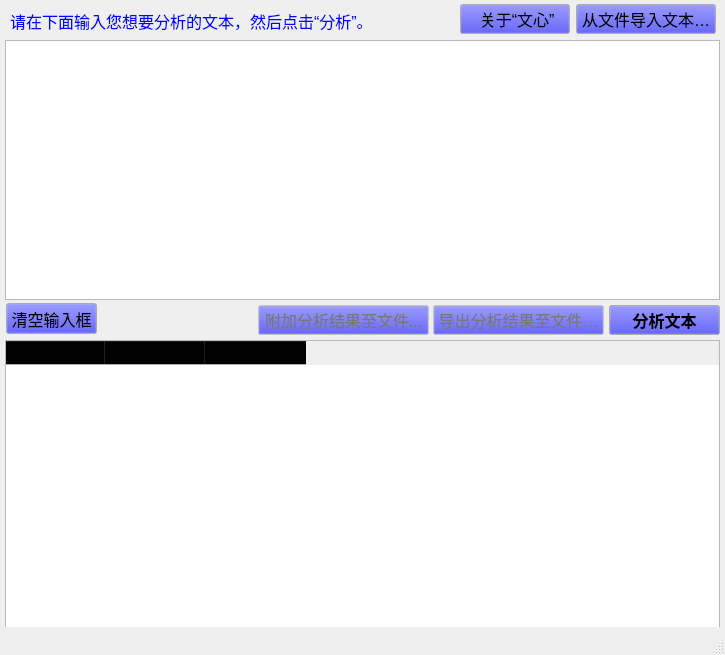
<?xml version="1.0" encoding="UTF-8"?>
<ui version="4.0">
 <class>MainWindow</class>
 <widget class="QMainWindow" name="MainWindow">
  <property name="windowModality">
   <enum>Qt::NonModal</enum>
  </property>
  <property name="geometry">
   <rect>
    <x>0</x>
    <y>0</y>
    <width>725</width>
    <height>655</height>
   </rect>
  </property>
  <property name="sizePolicy">
   <sizepolicy hsizetype="Fixed" vsizetype="Fixed">
    <horstretch>0</horstretch>
    <verstretch>0</verstretch>
   </sizepolicy>
  </property>
  <property name="minimumSize">
   <size>
    <width>725</width>
    <height>655</height>
   </size>
  </property>
  <property name="maximumSize">
   <size>
    <width>725</width>
    <height>655</height>
   </size>
  </property>
  <property name="palette">
   <palette>
    <active>
     <colorrole role="WindowText">
      <brush brushstyle="SolidPattern">
       <color alpha="255">
        <red>0</red>
        <green>0</green>
        <blue>255</blue>
       </color>
      </brush>
     </colorrole>
     <colorrole role="Button">
      <brush brushstyle="SolidPattern">
       <color alpha="255">
        <red>0</red>
        <green>0</green>
        <blue>255</blue>
       </color>
      </brush>
     </colorrole>
     <colorrole role="Light">
      <brush brushstyle="SolidPattern">
       <color alpha="255">
        <red>0</red>
        <green>0</green>
        <blue>0</blue>
       </color>
      </brush>
     </colorrole>
     <colorrole role="Midlight">
      <brush brushstyle="SolidPattern">
       <color alpha="255">
        <red>255</red>
        <green>0</green>
        <blue>127</blue>
       </color>
      </brush>
     </colorrole>
     <colorrole role="ButtonText">
      <brush brushstyle="SolidPattern">
       <color alpha="255">
        <red>0</red>
        <green>0</green>
        <blue>0</blue>
       </color>
      </brush>
     </colorrole>
    </active>
    <inactive>
     <colorrole role="WindowText">
      <brush brushstyle="SolidPattern">
       <color alpha="255">
        <red>0</red>
        <green>0</green>
        <blue>255</blue>
       </color>
      </brush>
     </colorrole>
     <colorrole role="Button">
      <brush brushstyle="SolidPattern">
       <color alpha="255">
        <red>0</red>
        <green>0</green>
        <blue>255</blue>
       </color>
      </brush>
     </colorrole>
     <colorrole role="Light">
      <brush brushstyle="SolidPattern">
       <color alpha="255">
        <red>0</red>
        <green>0</green>
        <blue>0</blue>
       </color>
      </brush>
     </colorrole>
     <colorrole role="Midlight">
      <brush brushstyle="SolidPattern">
       <color alpha="255">
        <red>255</red>
        <green>0</green>
        <blue>127</blue>
       </color>
      </brush>
     </colorrole>
     <colorrole role="ButtonText">
      <brush brushstyle="SolidPattern">
       <color alpha="255">
        <red>0</red>
        <green>0</green>
        <blue>0</blue>
       </color>
      </brush>
     </colorrole>
    </inactive>
    <disabled>
     <colorrole role="WindowText">
      <brush brushstyle="SolidPattern">
       <color alpha="255">
        <red>120</red>
        <green>120</green>
        <blue>120</blue>
       </color>
      </brush>
     </colorrole>
     <colorrole role="Button">
      <brush brushstyle="SolidPattern">
       <color alpha="255">
        <red>0</red>
        <green>0</green>
        <blue>255</blue>
       </color>
      </brush>
     </colorrole>
     <colorrole role="Light">
      <brush brushstyle="SolidPattern">
       <color alpha="255">
        <red>0</red>
        <green>0</green>
        <blue>0</blue>
       </color>
      </brush>
     </colorrole>
     <colorrole role="Midlight">
      <brush brushstyle="SolidPattern">
       <color alpha="255">
        <red>255</red>
        <green>0</green>
        <blue>127</blue>
       </color>
      </brush>
     </colorrole>
     <colorrole role="ButtonText">
      <brush brushstyle="SolidPattern">
       <color alpha="255">
        <red>120</red>
        <green>120</green>
        <blue>120</blue>
       </color>
      </brush>
     </colorrole>
    </disabled>
   </palette>
  </property>
  <property name="font">
   <font>
    <family>微软雅黑</family>
    <pointsize>12</pointsize>
    <weight>50</weight>
    <bold>false</bold>
   </font>
  </property>
  <property name="contextMenuPolicy">
   <enum>Qt::ActionsContextMenu</enum>
  </property>
  <property name="windowTitle">
   <string>“文心”中文心理分析系统 v0.1</string>
  </property>
  <property name="windowIcon">
   <iconset>
    <normaloff>image/logo-t.png</normaloff>image/logo-t.png</iconset>
  </property>
  <widget class="QWidget" name="centralwidget">
   <widget class="QTextEdit" name="textEdit">
    <property name="geometry">
     <rect>
      <x>5</x>
      <y>40</y>
      <width>715</width>
      <height>260</height>
     </rect>
    </property>
    <property name="palette">
     <palette>
      <active>
       <colorrole role="WindowText">
        <brush brushstyle="SolidPattern">
         <color alpha="255">
          <red>85</red>
          <green>0</green>
          <blue>255</blue>
         </color>
        </brush>
       </colorrole>
       <colorrole role="Button">
        <brush brushstyle="SolidPattern">
         <color alpha="255">
          <red>85</red>
          <green>0</green>
          <blue>255</blue>
         </color>
        </brush>
       </colorrole>
      </active>
      <inactive>
       <colorrole role="WindowText">
        <brush brushstyle="SolidPattern">
         <color alpha="255">
          <red>85</red>
          <green>0</green>
          <blue>255</blue>
         </color>
        </brush>
       </colorrole>
       <colorrole role="Button">
        <brush brushstyle="SolidPattern">
         <color alpha="255">
          <red>85</red>
          <green>0</green>
          <blue>255</blue>
         </color>
        </brush>
       </colorrole>
      </inactive>
      <disabled>
       <colorrole role="WindowText">
        <brush brushstyle="SolidPattern">
         <color alpha="255">
          <red>120</red>
          <green>120</green>
          <blue>120</blue>
         </color>
        </brush>
       </colorrole>
       <colorrole role="Button">
        <brush brushstyle="SolidPattern">
         <color alpha="255">
          <red>85</red>
          <green>0</green>
          <blue>255</blue>
         </color>
        </brush>
       </colorrole>
      </disabled>
     </palette>
    </property>
    <property name="font">
     <font>
      <family>Microsoft YaHei UI Light</family>
      <pointsize>12</pointsize>
     </font>
    </property>
    <property name="contextMenuPolicy">
     <enum>Qt::ActionsContextMenu</enum>
    </property>
    <property name="acceptDrops">
     <bool>true</bool>
    </property>
    <property name="toolTip">
     <string>请使用快捷键来进行复制（Ctrl+C）、粘贴（Ctrl+V）、剪切（Ctrl+X）操作。</string>
    </property>
    <property name="horizontalScrollBarPolicy">
     <enum>Qt::ScrollBarAlwaysOff</enum>
    </property>
    <property name="tabChangesFocus">
     <bool>true</bool>
    </property>
   </widget>
   <widget class="QTableWidget" name="table">
    <property name="geometry">
     <rect>
      <x>5</x>
      <y>340</y>
      <width>715</width>
      <height>300</height>
     </rect>
    </property>
    <property name="palette">
     <palette>
      <active>
       <colorrole role="Button">
        <brush brushstyle="SolidPattern">
         <color alpha="255">
          <red>0</red>
          <green>0</green>
          <blue>0</blue>
         </color>
        </brush>
       </colorrole>
       <colorrole role="Light">
        <brush brushstyle="SolidPattern">
         <color alpha="255">
          <red>170</red>
          <green>170</green>
          <blue>255</blue>
         </color>
        </brush>
       </colorrole>
       <colorrole role="ButtonText">
        <brush brushstyle="SolidPattern">
         <color alpha="255">
          <red>0</red>
          <green>0</green>
          <blue>0</blue>
         </color>
        </brush>
       </colorrole>
      </active>
      <inactive>
       <colorrole role="Button">
        <brush brushstyle="SolidPattern">
         <color alpha="255">
          <red>0</red>
          <green>0</green>
          <blue>0</blue>
         </color>
        </brush>
       </colorrole>
       <colorrole role="Light">
        <brush brushstyle="SolidPattern">
         <color alpha="255">
          <red>170</red>
          <green>170</green>
          <blue>255</blue>
         </color>
        </brush>
       </colorrole>
       <colorrole role="ButtonText">
        <brush brushstyle="SolidPattern">
         <color alpha="255">
          <red>0</red>
          <green>0</green>
          <blue>0</blue>
         </color>
        </brush>
       </colorrole>
      </inactive>
      <disabled>
       <colorrole role="Button">
        <brush brushstyle="SolidPattern">
         <color alpha="255">
          <red>0</red>
          <green>0</green>
          <blue>0</blue>
         </color>
        </brush>
       </colorrole>
       <colorrole role="Light">
        <brush brushstyle="SolidPattern">
         <color alpha="255">
          <red>170</red>
          <green>170</green>
          <blue>255</blue>
         </color>
        </brush>
       </colorrole>
       <colorrole role="ButtonText">
        <brush brushstyle="SolidPattern">
         <color alpha="255">
          <red>120</red>
          <green>120</green>
          <blue>120</blue>
         </color>
        </brush>
       </colorrole>
      </disabled>
     </palette>
    </property>
    <property name="font">
     <font>
      <family>Microsoft YaHei UI</family>
      <pointsize>10</pointsize>
     </font>
    </property>
    <property name="horizontalScrollBarPolicy">
     <enum>Qt::ScrollBarAlwaysOff</enum>
    </property>
    <property name="editTriggers">
     <set>QAbstractItemView::AllEditTriggers</set>
    </property>
    <property name="sortingEnabled">
     <bool>true</bool>
    </property>
    <column>
     <property name="text">
      <string>序号</string>
     </property>
     <property name="font">
      <font>
       <pointsize>10</pointsize>
      </font>
     </property>
     <property name="textAlignment">
      <set>AlignHCenter|AlignVCenter|AlignCenter</set>
     </property>
    </column>
    <column>
     <property name="text">
      <string>特征名称</string>
     </property>
     <property name="font">
      <font>
       <pointsize>10</pointsize>
       <weight>75</weight>
       <bold>true</bold>
      </font>
     </property>
     <property name="textAlignment">
      <set>AlignHCenter|AlignVCenter|AlignCenter</set>
     </property>
    </column>
    <column>
     <property name="text">
      <string>特征值</string>
     </property>
     <property name="font">
      <font>
       <pointsize>10</pointsize>
       <weight>75</weight>
       <bold>true</bold>
      </font>
     </property>
     <property name="textAlignment">
      <set>AlignHCenter|AlignVCenter|AlignCenter</set>
     </property>
    </column>
   </widget>
   <widget class="QLabel" name="label_1">
    <property name="geometry">
     <rect>
      <x>10</x>
      <y>0</y>
      <width>401</width>
      <height>41</height>
     </rect>
    </property>
    <property name="font">
     <font>
      <family>Microsoft YaHei UI</family>
      <pointsize>12</pointsize>
      <kerning>true</kerning>
     </font>
    </property>
    <property name="text">
     <string>请在下面输入您想要分析的文本，然后点击“分析”。</string>
    </property>
   </widget>
   <widget class="QPushButton" name="pushButton_analysis">
    <property name="geometry">
     <rect>
      <x>609</x>
      <y>305</y>
      <width>111</width>
      <height>30</height>
     </rect>
    </property>
    <property name="font">
     <font>
      <family>Microsoft YaHei UI</family>
      <pointsize>12</pointsize>
      <weight>75</weight>
      <bold>true</bold>
     </font>
    </property>
    <property name="cursor">
     <cursorShape>OpenHandCursor</cursorShape>
    </property>
    <property name="text">
     <string>分析文本</string>
    </property>
   </widget>
   <widget class="QPushButton" name="pushButton_clear">
    <property name="geometry">
     <rect>
      <x>6</x>
      <y>303</y>
      <width>91</width>
      <height>31</height>
     </rect>
    </property>
    <property name="font">
     <font>
      <family>Microsoft YaHei UI</family>
      <pointsize>12</pointsize>
     </font>
    </property>
    <property name="text">
     <string>清空输入框</string>
    </property>
   </widget>
   <widget class="QPushButton" name="pushButton_import">
    <property name="geometry">
     <rect>
      <x>576</x>
      <y>4</y>
      <width>140</width>
      <height>30</height>
     </rect>
    </property>
    <property name="font">
     <font>
      <family>Microsoft YaHei UI</family>
      <pointsize>12</pointsize>
     </font>
    </property>
    <property name="text">
     <string>从文件导入文本…</string>
    </property>
   </widget>
   <widget class="QPushButton" name="pushButton_save">
    <property name="enabled">
     <bool>false</bool>
    </property>
    <property name="geometry">
     <rect>
      <x>433</x>
      <y>305</y>
      <width>171</width>
      <height>30</height>
     </rect>
    </property>
    <property name="font">
     <font>
      <family>Microsoft YaHei UI</family>
      <pointsize>12</pointsize>
     </font>
    </property>
    <property name="text">
     <string>导出分析结果至文件…</string>
    </property>
   </widget>
   <widget class="QPushButton" name="pushButton_about">
    <property name="geometry">
     <rect>
      <x>460</x>
      <y>4</y>
      <width>110</width>
      <height>30</height>
     </rect>
    </property>
    <property name="font">
     <font>
      <family>Microsoft YaHei UI</family>
      <pointsize>12</pointsize>
     </font>
    </property>
    <property name="text">
     <string> 关于“文心”</string>
    </property>
   </widget>
   <widget class="QPushButton" name="pushButton_append">
    <property name="enabled">
     <bool>false</bool>
    </property>
    <property name="geometry">
     <rect>
      <x>258</x>
      <y>305</y>
      <width>171</width>
      <height>30</height>
     </rect>
    </property>
    <property name="text">
     <string>附加分析结果至文件…</string>
    </property>
   </widget>
  </widget>
  <widget class="QStatusBar" name="statusbar">
   <property name="contextMenuPolicy">
    <enum>Qt::ActionsContextMenu</enum>
   </property>
  </widget>
 </widget>
 <resources/>
 <connections/>
</ui>
